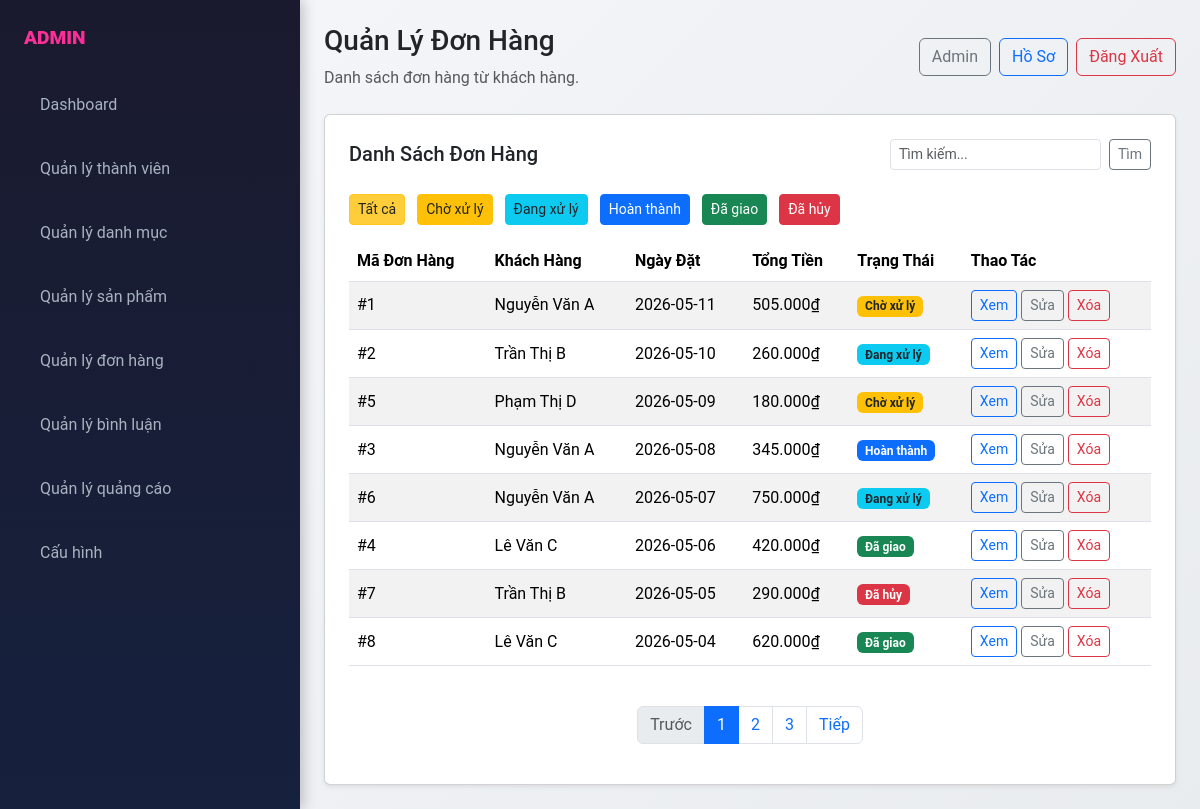
Page /admin/index.php?page_layout=orders (signed in) on the committed database.
### tables this page shows
CREATE TABLE orders (
    id INT AUTO_INCREMENT PRIMARY KEY,
    user_id INT NOT NULL,
    order_date TIMESTAMP DEFAULT CURRENT_TIMESTAMP,
    total DECIMAL(12, 2) NOT NULL,
    status VARCHAR(50) DEFAULT 'pending',
    notes TEXT,
    FOREIGN KEY (user_id) REFERENCES users(id)
);

CREATE TABLE users (
    id INT AUTO_INCREMENT PRIMARY KEY,
    username VARCHAR(100) UNIQUE NOT NULL,
    password VARCHAR(255) NOT NULL,
    email VARCHAR(100) UNIQUE NOT NULL,
    full_name VARCHAR(150),
    phone VARCHAR(20),
    address TEXT,
    created_at TIMESTAMP DEFAULT CURRENT_TIMESTAMP
);

### admin/modules/orders/order.php (the view, shortened to what this page needs)
<?php
require_once __DIR__ . '/../../../config/database.php';
$search = isset($_GET['q']) ? trim($_GET['q']) : '';
$statusFilter = isset($_GET['status']) ? trim($_GET['status']) : '';
$where = [];
$whereSql = $where ? 'WHERE ' . implode(' AND ', $where) : '';
$sql = "SELECT o.id, o.user_id, o.order_date, o.total, o.status, u.full_name, u.email
        FROM orders o
        LEFT JOIN users u ON o.user_id = u.id
        $whereSql
        ORDER BY o.order_date DESC";
$result = mysqli_query($conn, $sql);
function badgeClass($status) {
    $classes = [
        'pending' => 'warning text-dark',
        'processing' => 'info text-dark',
        'completed' => 'primary',
        'delivered' => 'success',
        'cancelled' => 'danger'
    ];
    return $classes[$status] ?? 'secondary';
}
$statusLabel = [
    'pending' => 'Chờ xử lý',
    'processing' => 'Đang xử lý',
    'completed' => 'Hoàn thành',
    'delivered' => 'Đã giao',
    'cancelled' => 'Đã hủy'
];
?>
<div class="card shadow-sm p-4">
                    <div class="d-flex justify-content-between align-items-center mb-4">
                        <h2 class="h5 mb-0">Danh Sách Đơn Hàng</h2>
                        <form class="d-flex" role="search" method="GET" action="index.php">
                            <input class="form-control form-control-sm me-2" type="search" name="q" value="<?php echo htmlspecialchars($search); ?>" placeholder="Tìm kiếm..." aria-label="Search">
                            <button class="btn btn-sm btn-outline-secondary" type="submit">Tìm</button>
                        </form>
                    </div>
                    <div class="mb-3">
                        <a href="index.php?page_layout=orders" class="btn btn-sm btn-warning text-dark me-2<?php echo $statusFilter === '' ? ' active' : ''; ?>">Tất cả</a>
                        <a href="index.php?page_layout=orders&status=pending" class="btn btn-sm btn-warning text-dark me-2<?php echo $statusFilter === 'pending' ? ' active' : ''; ?>">Chờ xử lý</a>
                        <a href="index.php?page_layout=orders&status=processing" class="btn btn-sm btn-info text-dark me-2<?php echo $statusFilter === 'processing' ? ' active' : ''; ?>">Đang xử lý</a>
                        <a href="index.php?page_layout=orders&status=completed" class="btn btn-sm btn-primary me-2<?php echo $statusFilter === 'completed' ? ' active' : ''; ?>">Hoàn thành</a>
                        <a href="index.php?page_layout=orders&status=delivered" class="btn btn-sm btn-success me-2<?php echo $statusFilter === 'delivered' ? ' active' : ''; ?>">Đã giao</a>
                        <a href="index.php?page_layout=orders&status=cancelled" class="btn btn-sm btn-danger<?php echo $statusFilter === 'cancelled' ? ' active' : ''; ?>">Đã hủy</a>
                    </div>
                    <div class="table-responsive">
                        <table class="table table-striped align-middle">
                            <thead>
                                <tr>
                                    <th>Mã Đơn Hàng</th>
                                    <th>Khách Hàng</th>
                                    <th>Ngày Đặt</th>
                                    <th>Tổng Tiền</th>
                                    <th>Trạng Thái</th>
                                    <th>Thao Tác</th>
                                </tr>
                            </thead>
                            <tbody>
                                <?php if ($result && mysqli_num_rows($result) > 0): ?>
                                    <?php while ($row = mysqli_fetch_assoc($result)): ?>
                                        <tr>
                                            <td>#<?php echo $row['id']; ?></td>
                                            <td><?php echo htmlspecialchars($row['full_name'] ?? 'Khách lạ'); ?></td>
                                            <td><?php echo date('Y-m-d', strtotime($row['order_date'])); ?></td>
                                            <td><?php echo number_format($row['total'], 0, ',', '.'); ?>₫</td>
                                            <td><span class="badge bg-<?php echo badgeClass($row['status']); ?>"><?php echo $statusLabel[$row['status']] ?? $row['status']; ?></span></td>
                                            <td class="d-flex gap-1">
                                                <a href="index.php?page_layout=view_order&id=<?php echo $row['id']; ?>" class="btn btn-sm btn-outline-primary">Xem</a>
                                                <a href="index.php?page_layout=edit_order&id=<?php echo $row['id']; ?>" class="btn btn-sm btn-outline-secondary">Sửa</a>
                                                <button onclick="return confirm('Bạn có chắc muốn xóa đơn hàng này?')" class="btn btn-sm btn-outline-danger">Xóa</button>
                                            </td>
                                        </tr>
                                    <?php endwhile; ?>
                                <?php else: ?>
                                    <tr>
                                        <td colspan="6" class="text-center text-muted">Không tìm thấy đơn hàng nào.</td>
                                    </tr>
                                <?php endif; ?>
                            </tbody>
                        </table>
                    </div>
                    <nav aria-label="Page navigation" class="mt-4">
                        <ul class="pagination justify-content-center">
                            <li class="page-item disabled">
                                <a class="page-link" href="#" tabindex="-1">Trước</a>
                            </li>
                            <li class="page-item active"><a class="page-link" href="#">1</a></li>
                            <li class="page-item"><a class="page-link" href="#">2</a></li>
                            <li class="page-item"><a class="page-link" href="#">3</a></li>
                            <li class="page-item">
                                <a class="page-link" href="#">Tiếp</a>
                            </li>
                        </ul>
                    </nav>
                </div>
                    </div>
                </div>

### admin/css/admin.css (style rules this page uses)
body { background: linear-gradient(135deg, #f5f7fa 0%, #e9ecef 100%); font-family: 'Roboto', sans-serif; }

### rows in the picture
orders: id "1", user.full_name "Nguyễn Văn A", order_date "2026-05-11", total "505.000", status "Chờ xử lý"
orders: id "2", user.full_name "Trần Thị B", order_date "2026-05-10", total "260.000", status "Đang xử lý"
orders: id "5", user.full_name "Phạm Thị D", order_date "2026-05-09", total "180.000", status "Chờ xử lý"
orders: id "3", user.full_name "Nguyễn Văn A", order_date "2026-05-08", total "345.000", status "Hoàn thành"
orders: id "6", user.full_name "Nguyễn Văn A", order_date "2026-05-07", total "750.000", status "Đang xử lý"
orders: id "4", user.full_name "Lê Văn C", order_date "2026-05-06", total "420.000", status "Đã giao"
orders: id "7", user.full_name "Trần Thị B", order_date "2026-05-05", total "290.000", status "Đã hủy"
orders: id "8", user.full_name "Lê Văn C", order_date "2026-05-04", total "620.000", status "Đã giao"

### other values in the picture
$_SESSION['user_login']['user_full'] "Admin"
